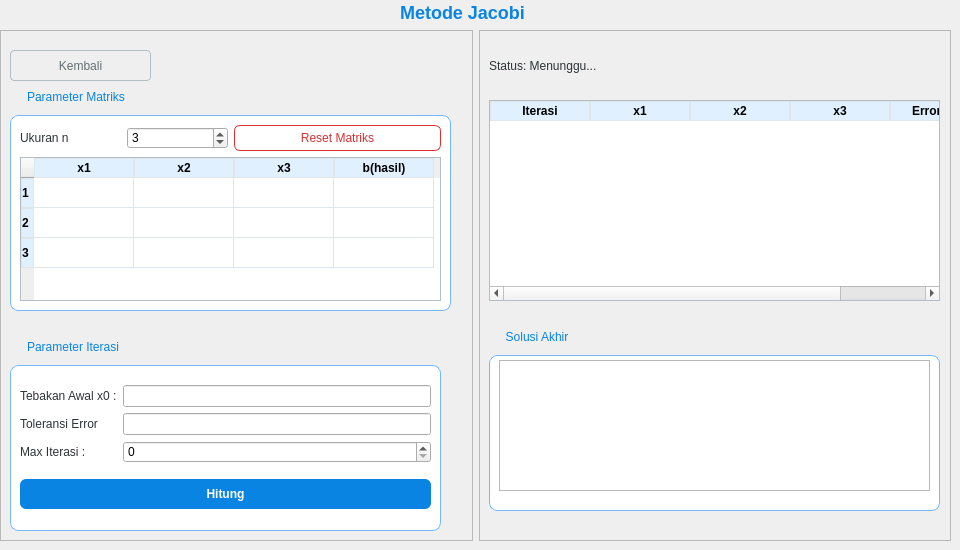
      <widget class="QWidget" name="pageJacobi">
       <property name="styleSheet">
        <string notr="true">/* === TEMA JACOBI: BIRU === */

/* Label &amp; Judul */
QLabel { color: #2d3436; }
QLabel#labelJudul {
    font-size: 18px; font-weight: bold; color: #0984e3; /* Judul Biru */
}

/* GroupBox Container */
QGroupBox {
    border: 1px solid #74b9ff; /* Border Biru Muda */
    border-radius: 8px; margin-top: 25px; background-color: #ffffff;
}
QGroupBox::title {
    subcontrol-origin: margin; left: 15px; color: #0984e3; font-weight: bold;
}

/* Tabel Input &amp; Hasil */
QTableWidget {
    border: 1px solid #b2bec3; gridline-color: #dfe6e9; selection-background-color: #74b9ff;
}
QHeaderView::section {
    background-color: #e1f0ff; /* Header Biru Pucat */
    font-weight: bold; border: 1px solid #dfe6e9;
}

/* Tombol Hitung (Spesifik Jacobi) */
QPushButton#btnHitung {
    background-color: #0984e3; color: white; border-radius: 6px; padding: 8px; font-weight: bold;
}
QPushButton#btnHitung:hover { background-color: #74b9ff; }
QPushButton#btnHitung:pressed { background-color: #00cec9; }

/* Tombol Reset &amp; Kembali */
QPushButton#btnReset {
    border: 1px solid #d63031; color: #d63031; border-radius: 6px; padding: 5px;
}
QPushButton#btnReset:hover { background-color: #d63031; color: white; }
QPushButton#btnKembaliJacobi {
    border: 1px solid #b2bec3; color: #636e72; border-radius: 4px; padding: 4px;
}</string>
       </property>
       <widget class="QLabel" name="labelJudul">
        <property name="geometry">
         <rect>
          <x>400</x>
          <y>0</y>
          <width>125</width>
          <height>24</height>
         </rect>
        </property>
        <property name="font">
         <font>
          <family>Segoe UI</family>
          <pointsize>-1</pointsize>
          <bold>true</bold>
         </font>
        </property>
        <property name="text">
         <string>Metode Jacobi</string>
        </property>
        <property name="textFormat">
         <enum>Qt::TextFormat::AutoText</enum>
        </property>
        <property name="alignment">
         <set>Qt::AlignmentFlag::AlignCenter</set>
        </property>
       </widget>
       <widget class="QWidget" name="">
        <property name="geometry">
         <rect>
          <x>0</x>
          <y>30</y>
          <width>951</width>
          <height>511</height>
         </rect>
        </property>
        <layout class="QHBoxLayout" name="horizontalLayout">
         <item>
          <widget class="QFrame" name="frame">
           <property name="frameShape">
            <enum>QFrame::Shape::StyledPanel</enum>
           </property>
           <property name="frameShadow">
            <enum>QFrame::Shadow::Raised</enum>
           </property>
           <widget class="QGroupBox" name="groupBox">
            <property name="geometry">
             <rect>
              <x>10</x>
              <y>60</y>
              <width>441</width>
              <height>221</height>
             </rect>
            </property>
            <property name="title">
             <string>Parameter Matriks</string>
            </property>
            <layout class="QVBoxLayout" name="verticalLayout_5">
             <item>
              <layout class="QHBoxLayout" name="horizontalLayout_4">
               <item>
                <layout class="QHBoxLayout" name="horizontalLayout_3">
                 <item>
                  <widget class="QLabel" name="label">
                   <property name="text">
                    <string>Ukuran n</string>
                   </property>
                  </widget>
                 </item>
                 <item>
                  <widget class="QSpinBox" name="spinOrde">
                   <property name="value">
                    <number>3</number>
                   </property>
                  </widget>
                 </item>
                </layout>
               </item>
               <item>
                <widget class="QPushButton" name="btnReset">
                 <property name="text">
                  <string>Reset Matriks</string>
                 </property>
                </widget>
               </item>
              </layout>
             </item>
             <item>
              <widget class="QTableWidget" name="tableInput">
               <row/>
               <row/>
               <row/>
               <column>
                <property name="text">
                 <string>x1</string>
                </property>
               </column>
               <column>
                <property name="text">
                 <string>x2</string>
                </property>
               </column>
               <column>
                <property name="text">
                 <string>x3</string>
                </property>
               </column>
               <column>
                <property name="text">
                 <string>b(hasil)</string>
                </property>
               </column>
              </widget>
             </item>
            </layout>
           </widget>
           <widget class="QGroupBox" name="groupBox_2">
            <property name="geometry">
             <rect>
              <x>10</x>
              <y>310</y>
              <width>431</width>
              <height>191</height>
             </rect>
            </property>
            <property name="title">
             <string>Parameter Iterasi</string>
            </property>
            <layout class="QVBoxLayout" name="verticalLayout_6">
             <item>
              <layout class="QHBoxLayout" name="horizontalLayout_5">
               <item>
                <layout class="QVBoxLayout" name="verticalLayout">
                 <item>
                  <widget class="QLabel" name="label_2">
                   <property name="text">
                    <string>Tebakan Awal x0 :</string>
                   </property>
                  </widget>
                 </item>
                 <item>
                  <widget class="QLabel" name="label_3">
                   <property name="text">
                    <string>Toleransi Error</string>
                   </property>
                  </widget>
                 </item>
                 <item>
                  <widget class="QLabel" name="label_4">
                   <property name="text">
                    <string>Max Iterasi :</string>
                   </property>
                  </widget>
                 </item>
                </layout>
               </item>
               <item>
                <layout class="QVBoxLayout" name="verticalLayout_4">
                 <item>
                  <widget class="QLineEdit" name="inputX0"/>
                 </item>
                 <item>
                  <widget class="QLineEdit" name="inputToleransi"/>
                 </item>
                 <item>
                  <widget class="QSpinBox" name="inputMaxIter"/>
                 </item>
                </layout>
               </item>
              </layout>
             </item>
             <item>
              <widget class="QPushButton" name="btnHitung">
               <property name="text">
                <string>Hitung</string>
               </property>
              </widget>
             </item>
            </layout>
           </widget>
           <widget class="QPushButton" name="btnKembaliJacobi">
            <property name="geometry">
             <rect>
              <x>10</x>
              <y>20</y>
              <width>141</width>
              <height>31</height>
             </rect>
            </property>
            <property name="text">
             <string>Kembali</string>
            </property>
           </widget>
          </widget>
         </item>
         <item>
          <widget class="QFrame" name="frame_2">
           <property name="frameShape">
            <enum>QFrame::Shape::StyledPanel</enum>
           </property>
           <property name="frameShadow">
            <enum>QFrame::Shadow::Raised</enum>
           </property>
           <widget class="QTableWidget" name="tableHasil">
            <property name="geometry">
             <rect>
              <x>10</x>
              <y>70</y>
              <width>451</width>
              <height>201</height>
             </rect>
            </property>
            <property name="editTriggers">
             <set>QAbstractItemView::EditTrigger::NoEditTriggers</set>
            </property>
            <property name="alternatingRowColors">
             <bool>true</bool>
            </property>
            <property name="selectionBehavior">
             <enum>QAbstractItemView::SelectionBehavior::SelectRows</enum>
            </property>
            <column>
             <property name="text">
              <string>Iterasi</string>
             </property>
            </column>
            <column>
             <property name="text">
              <string>x1</string>
             </property>
            </column>
            <column>
             <property name="text">
              <string>x2</string>
             </property>
            </column>
            <column>
             <property name="text">
              <string>x3</string>
             </property>
            </column>
            <column>
             <property name="text">
              <string>Error Max</string>
             </property>
            </column>
           </widget>
           <widget class="QLabel" name="labelStatus">
            <property name="geometry">
             <rect>
              <x>10</x>
              <y>20</y>
              <width>431</width>
              <height>31</height>
             </rect>
            </property>
            <property name="text">
             <string>Status: Menunggu...</string>
            </property>
           </widget>
           <widget class="QGroupBox" name="groupBox_3">
            <property name="geometry">
             <rect>
              <x>10</x>
              <y>300</y>
              <width>451</width>
              <height>181</height>
             </rect>
            </property>
            <property name="title">
             <string>Solusi Akhir</string>
            </property>
            <widget class="QTextEdit" name="txtSolusi">
             <property name="geometry">
              <rect>
               <x>10</x>
               <y>30</y>
               <width>431</width>
               <height>131</height>
              </rect>
             </property>
             <property name="readOnly">
              <bool>true</bool>
             </property>
            </widget>
           </widget>
          </widget>
         </item>
        </layout>
       </widget>
      </widget>
